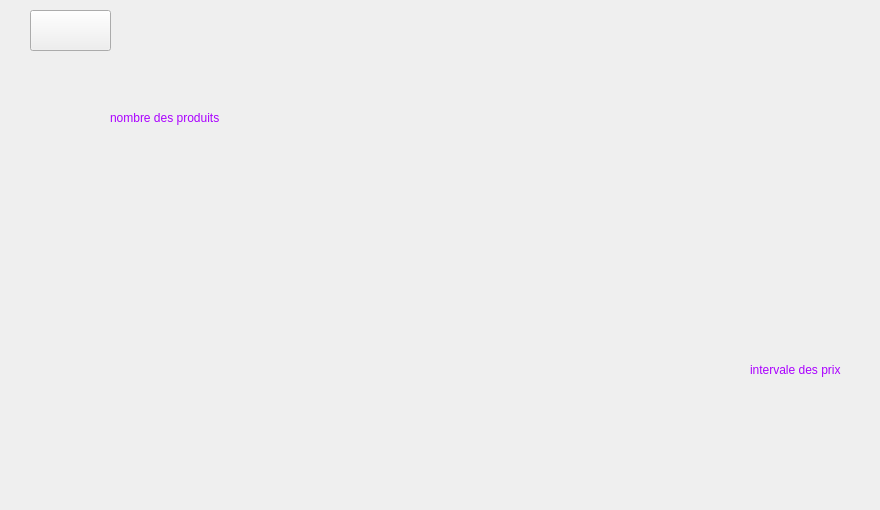
    <widget class="QWidget" name="tab">
     <attribute name="title">
      <string>Page</string>
     </attribute>
     <widget class="QCustomPlot" name="widget" native="true">
      <property name="geometry">
       <rect>
        <x>70</x>
        <y>80</y>
        <width>801</width>
        <height>421</height>
       </rect>
      </property>
      <widget class="QLabel" name="label_2">
       <property name="geometry">
        <rect>
         <x>680</x>
         <y>280</y>
         <width>111</width>
         <height>20</height>
        </rect>
       </property>
       <property name="palette">
        <palette>
         <active>
          <colorrole role="WindowText">
           <brush brushstyle="SolidPattern">
            <color alpha="255">
             <red>170</red>
             <green>0</green>
             <blue>255</blue>
            </color>
           </brush>
          </colorrole>
          <colorrole role="Button">
           <brush brushstyle="SolidPattern">
            <color alpha="255">
             <red>162</red>
             <green>162</green>
             <blue>162</blue>
            </color>
           </brush>
          </colorrole>
          <colorrole role="Base">
           <brush brushstyle="SolidPattern">
            <color alpha="255">
             <red>162</red>
             <green>162</green>
             <blue>162</blue>
            </color>
           </brush>
          </colorrole>
          <colorrole role="Window">
           <brush brushstyle="SolidPattern">
            <color alpha="255">
             <red>162</red>
             <green>162</green>
             <blue>162</blue>
            </color>
           </brush>
          </colorrole>
         </active>
         <inactive>
          <colorrole role="WindowText">
           <brush brushstyle="SolidPattern">
            <color alpha="255">
             <red>170</red>
             <green>0</green>
             <blue>255</blue>
            </color>
           </brush>
          </colorrole>
          <colorrole role="Button">
           <brush brushstyle="SolidPattern">
            <color alpha="255">
             <red>162</red>
             <green>162</green>
             <blue>162</blue>
            </color>
           </brush>
          </colorrole>
          <colorrole role="Base">
           <brush brushstyle="SolidPattern">
            <color alpha="255">
             <red>162</red>
             <green>162</green>
             <blue>162</blue>
            </color>
           </brush>
          </colorrole>
          <colorrole role="Window">
           <brush brushstyle="SolidPattern">
            <color alpha="255">
             <red>162</red>
             <green>162</green>
             <blue>162</blue>
            </color>
           </brush>
          </colorrole>
         </inactive>
         <disabled>
          <colorrole role="WindowText">
           <brush brushstyle="SolidPattern">
            <color alpha="255">
             <red>120</red>
             <green>120</green>
             <blue>120</blue>
            </color>
           </brush>
          </colorrole>
          <colorrole role="Button">
           <brush brushstyle="SolidPattern">
            <color alpha="255">
             <red>162</red>
             <green>162</green>
             <blue>162</blue>
            </color>
           </brush>
          </colorrole>
          <colorrole role="Base">
           <brush brushstyle="SolidPattern">
            <color alpha="255">
             <red>162</red>
             <green>162</green>
             <blue>162</blue>
            </color>
           </brush>
          </colorrole>
          <colorrole role="Window">
           <brush brushstyle="SolidPattern">
            <color alpha="255">
             <red>162</red>
             <green>162</green>
             <blue>162</blue>
            </color>
           </brush>
          </colorrole>
         </disabled>
        </palette>
       </property>
       <property name="text">
        <string>intervale des prix</string>
       </property>
      </widget>
      <widget class="QLabel" name="label_3">
       <property name="geometry">
        <rect>
         <x>40</x>
         <y>30</y>
         <width>131</width>
         <height>16</height>
        </rect>
       </property>
       <property name="palette">
        <palette>
         <active>
          <colorrole role="WindowText">
           <brush brushstyle="SolidPattern">
            <color alpha="255">
             <red>170</red>
             <green>0</green>
             <blue>255</blue>
            </color>
           </brush>
          </colorrole>
          <colorrole role="Button">
           <brush brushstyle="SolidPattern">
            <color alpha="255">
             <red>162</red>
             <green>162</green>
             <blue>162</blue>
            </color>
           </brush>
          </colorrole>
          <colorrole role="Base">
           <brush brushstyle="SolidPattern">
            <color alpha="255">
             <red>162</red>
             <green>162</green>
             <blue>162</blue>
            </color>
           </brush>
          </colorrole>
          <colorrole role="Window">
           <brush brushstyle="SolidPattern">
            <color alpha="255">
             <red>162</red>
             <green>162</green>
             <blue>162</blue>
            </color>
           </brush>
          </colorrole>
         </active>
         <inactive>
          <colorrole role="WindowText">
           <brush brushstyle="SolidPattern">
            <color alpha="255">
             <red>170</red>
             <green>0</green>
             <blue>255</blue>
            </color>
           </brush>
          </colorrole>
          <colorrole role="Button">
           <brush brushstyle="SolidPattern">
            <color alpha="255">
             <red>162</red>
             <green>162</green>
             <blue>162</blue>
            </color>
           </brush>
          </colorrole>
          <colorrole role="Base">
           <brush brushstyle="SolidPattern">
            <color alpha="255">
             <red>162</red>
             <green>162</green>
             <blue>162</blue>
            </color>
           </brush>
          </colorrole>
          <colorrole role="Window">
           <brush brushstyle="SolidPattern">
            <color alpha="255">
             <red>162</red>
             <green>162</green>
             <blue>162</blue>
            </color>
           </brush>
          </colorrole>
         </inactive>
         <disabled>
          <colorrole role="WindowText">
           <brush brushstyle="SolidPattern">
            <color alpha="255">
             <red>120</red>
             <green>120</green>
             <blue>120</blue>
            </color>
           </brush>
          </colorrole>
          <colorrole role="Button">
           <brush brushstyle="SolidPattern">
            <color alpha="255">
             <red>162</red>
             <green>162</green>
             <blue>162</blue>
            </color>
           </brush>
          </colorrole>
          <colorrole role="Base">
           <brush brushstyle="SolidPattern">
            <color alpha="255">
             <red>162</red>
             <green>162</green>
             <blue>162</blue>
            </color>
           </brush>
          </colorrole>
          <colorrole role="Window">
           <brush brushstyle="SolidPattern">
            <color alpha="255">
             <red>162</red>
             <green>162</green>
             <blue>162</blue>
            </color>
           </brush>
          </colorrole>
         </disabled>
        </palette>
       </property>
       <property name="text">
        <string>nombre des produits</string>
       </property>
      </widget>
     </widget>
     <widget class="QPushButton" name="retour3fp">
      <property name="geometry">
       <rect>
        <x>30</x>
        <y>10</y>
        <width>81</width>
        <height>41</height>
       </rect>
      </property>
      <property name="styleSheet">
       <string notr="true">border-image: url(:/resource/login.png);</string>
      </property>
      <property name="text">
       <string/>
      </property>
     </widget>
    </widget>
